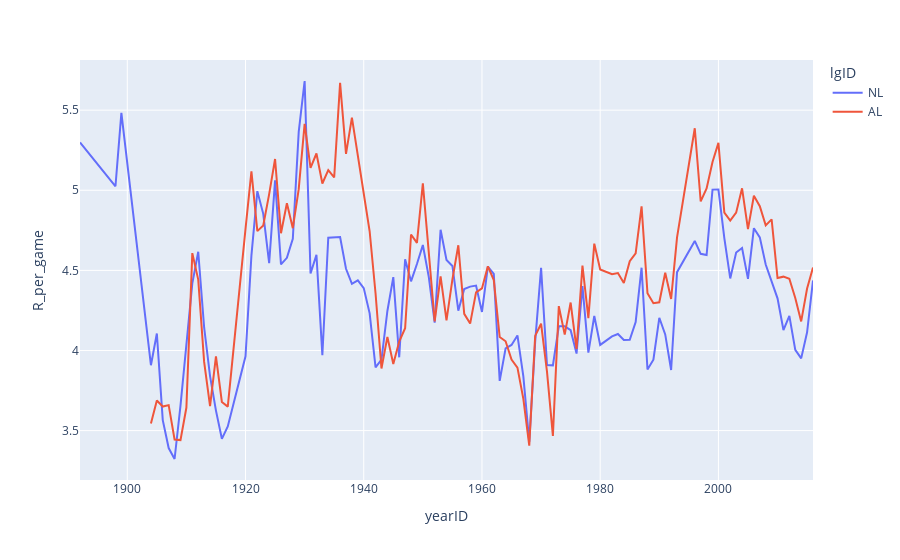

The notebook cell saved with this chart:
### Code cell
df['R_per_game'] = df['R']/df['G']
df['RA_per_game'] = df['ER']/df['G']

fig = px.line(
    df.groupby(['yearID', 'lgID'])['R_per_game'].mean().reset_index(), 
    x = 'yearID', 
    y = 'R_per_game',
    color = 'lgID'
)

fig.show()
